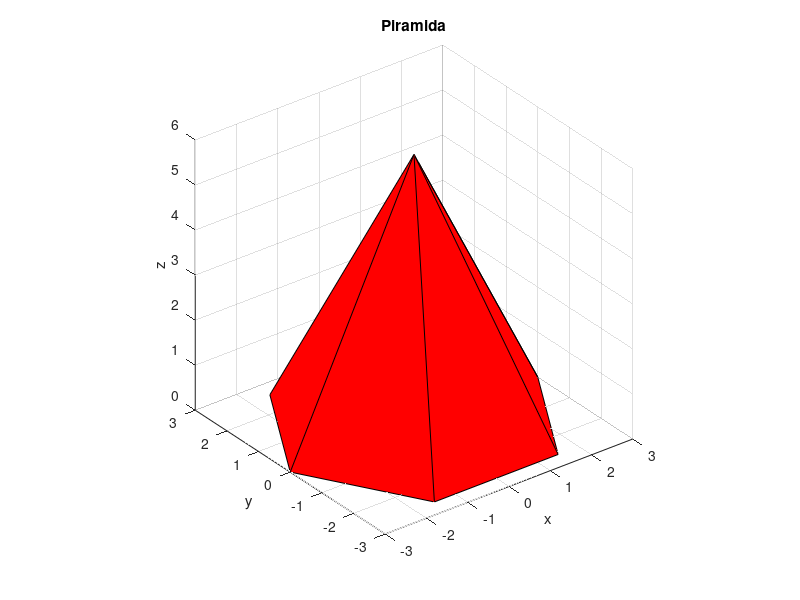

The MATLAB script that drew this image:
clear
clc
close all

% trunchi de con
% rc1 = 2, rc2 = 1, h = 3

r = [2 1];
n = 150;
h = 3;
[X,Y,Z] = cylinder(r,n);
Z = Z * h;

surf(X,Y,Z);
colormap('summer');
axis('equal');
title('Trunchi de con')
xlabel('x'); ylabel('y'); zlabel('z');

disp('Apasati o tasta ...')
pause;
close all
clear
clc

% piramida 
% h, baza:hexagon regulat, rp = 3

r = [3,0];
n = 6;
h = 6;
[X Y Z] = cylinder(r,n);
Z = Z*h;

surf(X,Y,Z);
surf(X,Y,Z);
colormap('autumn');
axis('equal');
title('Piramida')
xlabel('x'); ylabel('y'); zlabel('z');





